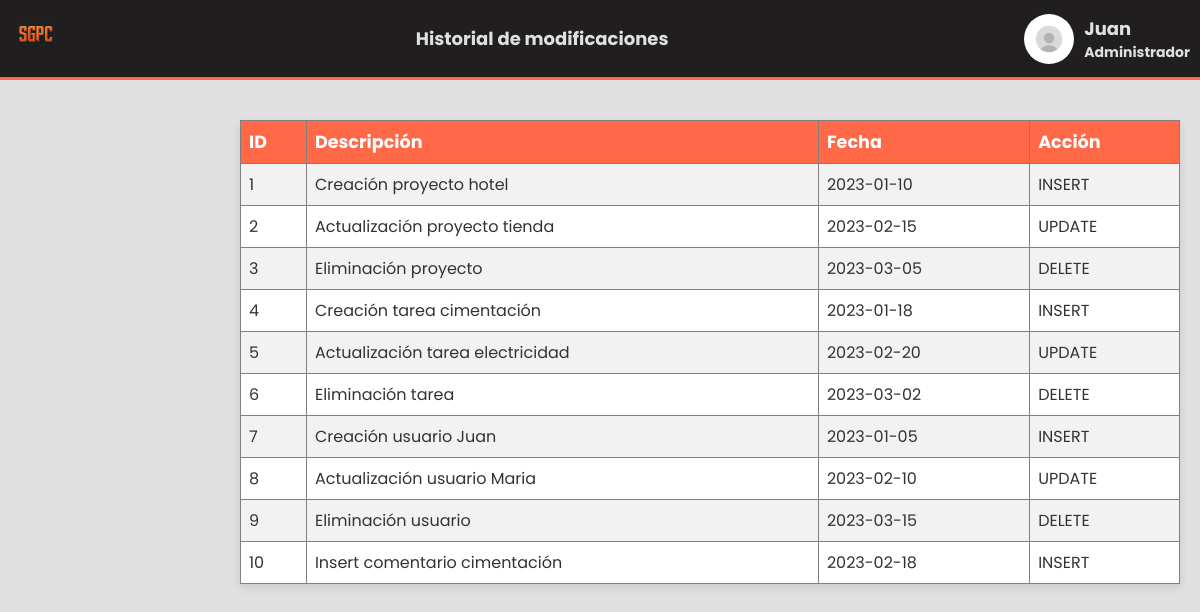
/MenuAdmin/Historial/index.php (signed in), run on the app's committed database.
### tables this page shows
CREATE TABLE Modificacion (
    idModificacion INT AUTO_INCREMENT PRIMARY KEY,
    descripcionModificacion VARCHAR(200),
    fechaModificacion DATE NOT NULL,
    idProyecto INT,
    idTarea int,
    idUsuario INT NOT NULL,
    accion VARCHAR(10) NOT NULL,
    FOREIGN KEY (idProyecto) REFERENCES Proyecto(idProyecto),
    FOREIGN KEY (idTarea) REFERENCES Tarea(idTarea),
    FOREIGN KEY (idUsuario) REFERENCES Usuario(idUsuario)
);

### conexion.php (called while the page is built, shortened)
<?php
class conexion
{
    private $HOST = "localhost";
    private $USER = "root";
    private $PASS = "";
    private $DB = "sgpc";
    private $CON;
    public function connect()
    {
        $this->CON = mysqli_connect($this->HOST, $this->USER, $this->PASS, $this->DB);
        if (mysqli_connect_errno()) {
            echo "Error de conexión: " . mysqli_connect_error();
            return false;
        } else {
            return true;
        }
    }
    public function exeqSelect($query)
    {
        try {
            $this->DATASET = mysqli_query($this->CON, $query);
            if ($this->DATASET) {
                return $this->DATASET;
            } else {
                throw new Exception("Error en la consulta: " . mysqli_error($this->CON));
            }
        } catch (Exception $e) {
            echo "Excepción: " . $e->getMessage();
            return 0;
        }
    }
}

### MenuAdmin/Historial/index.php (the view, shortened to what this page needs)
<!DOCTYPE html>
<html lang="es">
<head>
    <link rel="stylesheet" href="../../css/Historial.css">
    <link rel="stylesheet" href="../../css/main.css">
</head>
<body>
    <header class="header">
        <div class="logo">
            <img src="../../img/Logo1.png" alt="Logo de la empresa">
        </div>
        <div class="user-info">
            <h3>Historial de modificaciones</h3>
        </div>
        <div class="user-info">
            <img src="../../img/account-icon-user-icon-vector-graphics_292645-552.avif" alt="Nombre del usuario">
            <h3><?php echo $_SESSION['admin_name']; ?> <p>Administrador</p>
            </h3>
        </div>
    </header>
    <main>
        <?php
        include "../../conexion.php";
        $conexion = new conexion();
        if ($conexion->connect()) {
            $sql = "SELECT * FROM Modificacion";
            $result = $conexion->exeqSelect($sql);
            if ($result) {
                echo "<table border='1' class = 'HistoryTable'>";
                echo "<tr><th>ID</th><th>Descripción</th><th>Fecha</th><th>Acción</th></tr>";
                while ($row = mysqli_fetch_assoc($result)) {
                    echo "<tr>";
                    echo "<td>".$row["idModificacion"]."</td>";
                    echo "<td>".$row["descripcionModificacion"]."</td>";
                    echo "<td>".$row["fechaModificacion"]."</td>";
                    echo "<td>".$row["accion"]."</td>";
                    echo "</tr>";
                }
                echo "</table>";
            }
        }
        ?>
    </main>
</body>
</html>

### css/Historial.css (style rules this page uses)
body { font-family: 'Arial', sans-serif; background-color: #e0e0e1; color: #333; margin: 0; padding: 0; }
.HistoryTable { width: 100%; border-collapse: collapse; margin-left: 0; background-color: #fff; box-shadow: 0 4px 8px rgba(0, 0, 0, 0.1); overflow-y: auto; }
th, td { text-align: left; padding: 8px; }
th { background-color: #ff6947; color: #ffffff; font-size: 1.1em; }
tr:nth-child(even) { background-color: #f2f2f2; }

### css/main.css (style rules this page uses)
* { font-family: "Poppins"; }
body { background-color: #e0e0e1; margin-top: 100px; }
.header { display: flex; justify-content: space-between; align-items: center; background: rgb(32, 30, 31); padding: 10px; position: fixed; top: 0; left: 0; right: 0; z-index: 1000; border-bottom: 3px solid #ff6947; }
.header .user-info { display: flex; align-items: center; color: #e0e0e1; }
.user-info img { width: 50px; height: 50px; border-radius: 50%; margin-right: 10px; }
.user-info h3 { font-size: 18px; margin: 0; }
.user-info p { font-size: 14px; margin: 0; }
.logo img { width: 50px; height: 50px; }
main { margin-left: 220px; padding: 20px; }

### data on the page
modificacion: idModificacion "1", descripcionModificacion "Creación proyecto hotel", fechaModificacion "2023-01-10", accion "INSERT"
modificacion: idModificacion "2", descripcionModificacion "Actualización proyecto tienda", fechaModificacion "2023-02-15", accion "UPDATE"
modificacion: idModificacion "3", descripcionModificacion "Eliminación proyecto", fechaModificacion "2023-03-05", accion "DELETE"
modificacion: idModificacion "4", descripcionModificacion "Creación tarea cimentación", fechaModificacion "2023-01-18", accion "INSERT"
modificacion: idModificacion "5", descripcionModificacion "Actualización tarea electricidad", fechaModificacion "2023-02-20", accion "UPDATE"
modificacion: idModificacion "6", descripcionModificacion "Eliminación tarea", fechaModificacion "2023-03-02", accion "DELETE"
modificacion: idModificacion "7", descripcionModificacion "Creación usuario Juan", fechaModificacion "2023-01-05", accion "INSERT"
modificacion: idModificacion "8", descripcionModificacion "Actualización usuario Maria", fechaModificacion "2023-02-10", accion "UPDATE"
modificacion: idModificacion "9", descripcionModificacion "Eliminación usuario", fechaModificacion "2023-03-15", accion "DELETE"
modificacion: idModificacion "10", descripcionModificacion "Insert comentario cimentación", fechaModificacion "2023-02-18", accion "INSERT"

### other printed values
$_SESSION['admin_name'] "Juan"
